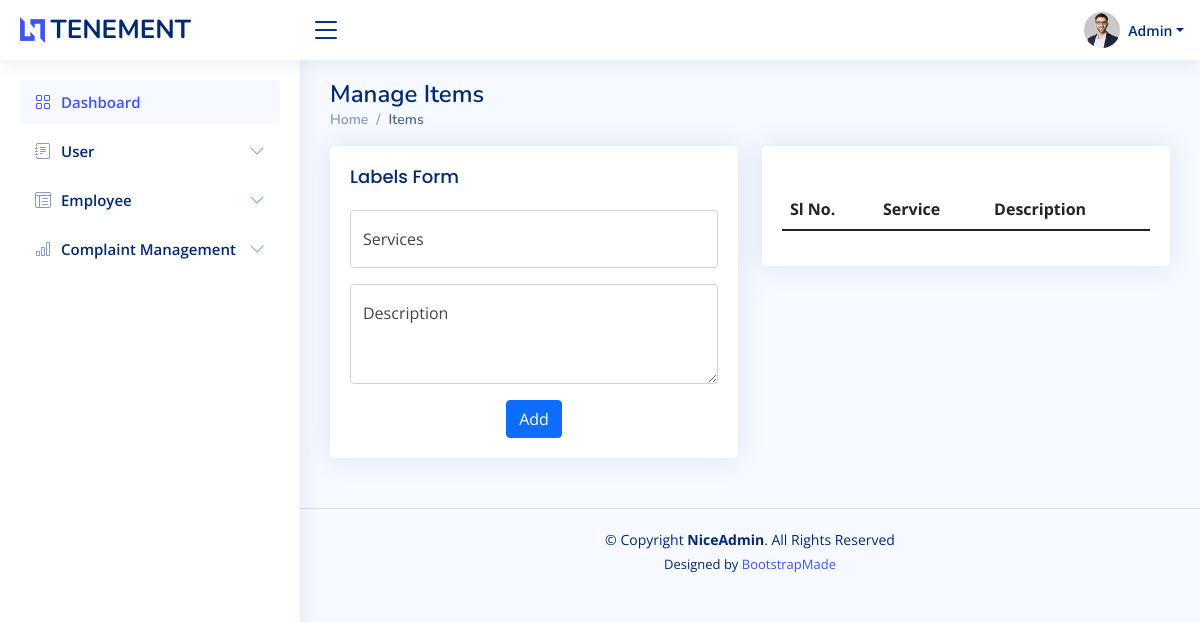
Page /admin/index.php on the earlier database version.
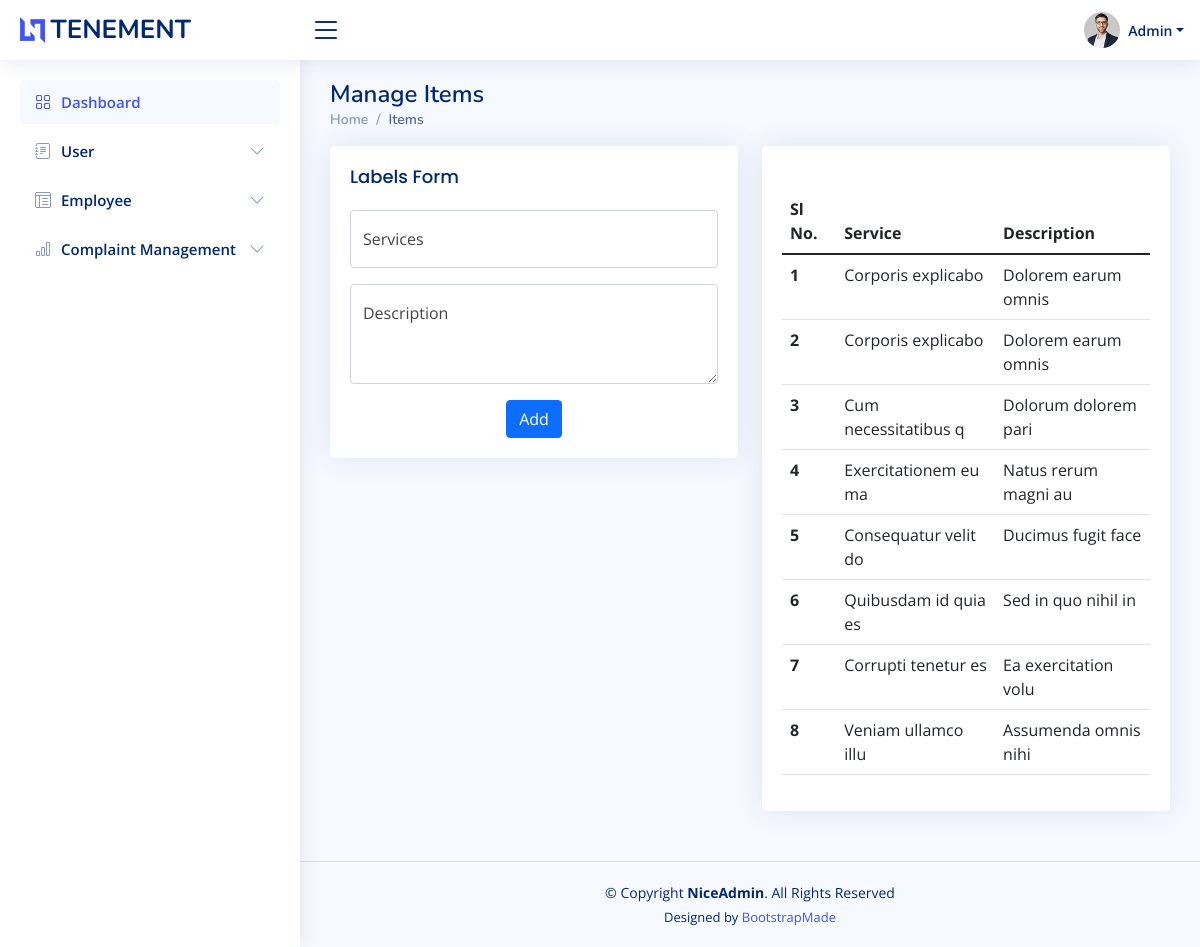
Same page on the later database version.
### tables this page shows
CREATE TABLE `items` (
  `id` int(50) NOT NULL,
  `services` varchar(100) NOT NULL,
  `description` varchar(200) NOT NULL
);

### connect.php (called while the page is built, shortened)
<?php
$dbname="tenement";
$conn=mysqli_connect("localhost","root","",$dbname);
function select_data($sql)
{
  global $conn;
  $res = mysqli_query($conn, $sql);
  if ($res)
    return $res;
  else
    return False;
}
?>

### admin/index.php (the view, shortened to what this page needs)
<?php
include 'header.php';
?>
<main id="main" class="main">
  <div class="pagetitle">
    <h1>Manage Items</h1>
    <nav>
      <ol class="breadcrumb">
        <li class="breadcrumb-item"><a href="index.html">Home</a></li>
        <li class="breadcrumb-item active">Items</li>
      </ol>
    </nav>
  </div>
  <section class="section">
    <div class="row">
      <div class=col-md-6>
        <div class="card">
          <div class="card-body">
            <h5 class="card-title">Labels Form</h5>
            <form class="row g-3" action="php/add.php" method="POST">
              <div class="col-md-12">
                <div class="form-floating">
                  <input type="text" class="form-control" name="services" placeholder="Your Name">
                  <label for="services">Services</label>
                </div>
              </div>
              <div class="col-12">
                <div class="form-floating">
                  <textarea class="form-control" placeholder="Address" name="description" style="height: 100px;"></textarea>
                  <label for="floatingTextarea">Description</label>
                </div>
              </div>
              <div class="text-center">
                <button type="submit" class="btn btn-primary">Add</button>
              </div>
            </form>
          </div>
        </div>
      </div>
      <div class="col-lg-6">
        <div class="card">
          <div class="card-body">
            <h5 class="card-title"></h5>
            <table class="table datatable">
              <thead>
                <tr>
                  <th scope="col">Sl No.</th>
                  <th scope="col">Service</th>
                  <th scope="col">Description</th>
                </tr>
              </thead>
              <tbody>
                <tr>
                <?php
                $sql="SELECT * FROM items ";
                $data=select_data($sql);
                $n=1;
                while($user=mysqli_fetch_assoc($data)){
                  ?>
                  <th scope="row"><?php echo $n++?></th>
                  <td><?php echo $user['services']?></td>
                  <td><?php echo $user['description']?></td>
                </tr>
          <?php
                }
                ?>
              </tbody>
            </table>
          </div>
        </div>
      </div>
    </div>
  </section>
</main>

### admin/header.php (shortened to what this page needs)
<?php
require '../connect.php';
?>
<!DOCTYPE html>
<html lang="en">
<head>
  <link href="assets/vendor/bootstrap/css/bootstrap.min.css" rel="stylesheet">
  <link href="assets/vendor/bootstrap-icons/bootstrap-icons.css" rel="stylesheet">
  <link href="assets/vendor/boxicons/css/boxicons.min.css" rel="stylesheet">
  <link href="assets/vendor/quill/quill.snow.css" rel="stylesheet">
  <link href="assets/vendor/quill/quill.bubble.css" rel="stylesheet">
  <link href="assets/vendor/remixicon/remixicon.css" rel="stylesheet">
  <link href="assets/vendor/simple-datatables/style.css" rel="stylesheet">
  <link href="assets/css/style.css" rel="stylesheet">
</head>
<body>
  <header id="header" class="header fixed-top d-flex align-items-center">
    <div class="d-flex align-items-center justify-content-between">
      <a href="index.php" class="logo d-flex align-items-center">
        <img src="assets/img/logo.png" alt="">
        <span class="d-none d-lg-block">TENEMENT</span>
      </a>
      <i class="bi bi-list toggle-sidebar-btn"></i>
    </div>
    <nav class="header-nav ms-auto">
      <ul class="d-flex align-items-center">
        <li class="nav-item dropdown pe-3">
          <a class="nav-link nav-profile d-flex align-items-center pe-0" href="#" data-bs-toggle="dropdown">
            <img src="assets/img/profile-img.jpg" alt="Profile" class="rounded-circle">
            <span class="d-none d-md-block dropdown-toggle ps-2">Admin</span>
          </a>
        </li>
      </ul>
    </nav>
  </header>
  <aside id="sidebar" class="sidebar">
    <ul class="sidebar-nav" id="sidebar-nav">
      <li class="nav-item">
        <a class="nav-link " href="index.php">
          <i class="bi bi-grid"></i>
          <span>Dashboard</span>
        </a>
      </li>
      <li class="nav-item">
        <a class="nav-link collapsed" data-bs-target="#forms-nav" data-bs-toggle="collapse" href="#">
          <i class="bi bi-journal-text"></i><span>User</span><i class="bi bi-chevron-down ms-auto"></i>
        </a>
      </li>
      <li class="nav-item">
        <a class="nav-link collapsed" data-bs-target="#tables-nav" data-bs-toggle="collapse" href="#">
          <i class="bi bi-layout-text-window-reverse"></i><span>Employee</span><i class="bi bi-chevron-down ms-auto"></i>
        </a>
      </li>
      <li class="nav-item">
        <a class="nav-link collapsed" data-bs-target="#charts-nav" data-bs-toggle="collapse" href="#">
          <i class="bi bi-bar-chart"></i><span>Complaint Management</span><i class="bi bi-chevron-down ms-auto"></i>
        </a>
      </li>
    </ul>
  </aside>

### admin/assets/css/style.css (style rules this page uses)
:root { scroll-behavior: smooth; }
body { font-family: "Open Sans", sans-serif; background: #f6f9ff; color: #444444; }
a { color: #4154f1; text-decoration: none; }
h1, h2, h3, h4, h5, h6 { font-family: "Nunito", sans-serif; }
#main { margin-top: 60px; padding: 20px 30px; transition: all 0.3s; }
.pagetitle { margin-bottom: 10px; }
.pagetitle h1 { font-size: 24px; margin-bottom: 0; font-weight: 600; color: #012970; }
.card { margin-bottom: 30px; border: none; border-radius: 5px; box-shadow: 0px 0 30px rgba(1, 41, 112, 0.1); }
.card-title { padding: 20px 0 15px 0; font-size: 18px; font-weight: 500; color: #012970; font-family: "Poppins", sans-serif; }
.card-body { padding: 0 20px 20px 20px; }
.breadcrumb { font-size: 14px; font-family: "Nunito", sans-serif; color: #899bbd; font-weight: 600; }
.breadcrumb a { color: #899bbd; transition: 0.3s; }
.breadcrumb .breadcrumb-item::before { color: #899bbd; }
.breadcrumb .active { color: #51678f; font-weight: 600; }
.logo { line-height: 1; }
@media (min-width: 1200px) { .logo { width: 280px; } }
.logo img { max-height: 26px; margin-right: 6px; }
.logo span { font-size: 26px; font-weight: 700; color: #012970; font-family: "Nunito", sans-serif; }
.header { transition: all 0.5s; z-index: 997; height: 60px; box-shadow: 0px 2px 20px rgba(1, 41, 112, 0.1); background-color: #fff; padding-left: 20px; }
.header .toggle-sidebar-btn { font-size: 32px; padding-left: 10px; cursor: pointer; color: #012970; }
.header-nav ul { list-style: none; }
.header-nav > ul { margin: 0; padding: 0; }
.header-nav .nav-profile { color: #012970; }
.header-nav .nav-profile img { max-height: 36px; }
.header-nav .nav-profile span { font-size: 14px; font-weight: 600; }
.sidebar { position: fixed; top: 60px; left: 0; bottom: 0; width: 300px; z-index: 996; transition: all 0.3s; padding: 20px; overflow-y: auto; scrollbar-width: thin; scrollbar-color: #aab7cf transparent; box-shadow: 0px 0px 20px rgba(1, 41, 112, 0.1); background-color: #fff; }
@media (min-width: 1200px) { #main, #footer { margin-left: 300px; } }
.sidebar-nav { padding: 0; margin: 0; list-style: none; }
.sidebar-nav li { padding: 0; margin: 0; list-style: none; }
.sidebar-nav .nav-item { margin-bottom: 5px; }
.sidebar-nav .nav-link { display: flex; align-items: center; font-size: 15px; font-weight: 600; color: #4154f1; transition: 0.3; background: #f6f9ff; padding: 10px 15px; border-radius: 4px; }
.sidebar-nav .nav-link i { font-size: 16px; margin-right: 10px; color: #4154f1; }
.sidebar-nav .nav-link.collapsed { color: #012970; background: #fff; }
.sidebar-nav .nav-link.collapsed i { color: #899bbd; }
.sidebar-nav .nav-link .bi-chevron-down { margin-right: 0; transition: transform 0.2s ease-in-out; }
.footer { padding: 20px 0; font-size: 14px; transition: all 0.3s; border-top: 1px solid #cddfff; }
.footer .copyright { text-align: center; color: #012970; }
.footer .credits { padding-top: 5px; text-align: center; font-size: 13px; color: #012970; }

Differences in the rows shown:
added items: services "Corporis explicabo", description "Dolorem earum omnis"
added items: services "Corporis explicabo", description "Dolorem earum omnis"
added items: services "Cum necessitatibus q", description "Dolorum dolorem pari"
added items: services "Exercitationem eu ma", description "Natus rerum magni au"
added items: services "Consequatur velit do", description "Ducimus fugit face"
added items: services "Quibusdam id quia es", description "Sed in quo nihil in"
added items: services "Corrupti tenetur es", description "Ea exercitation volu"
added items: services "Veniam ullamco illu", description "Assumenda omnis nihi"
